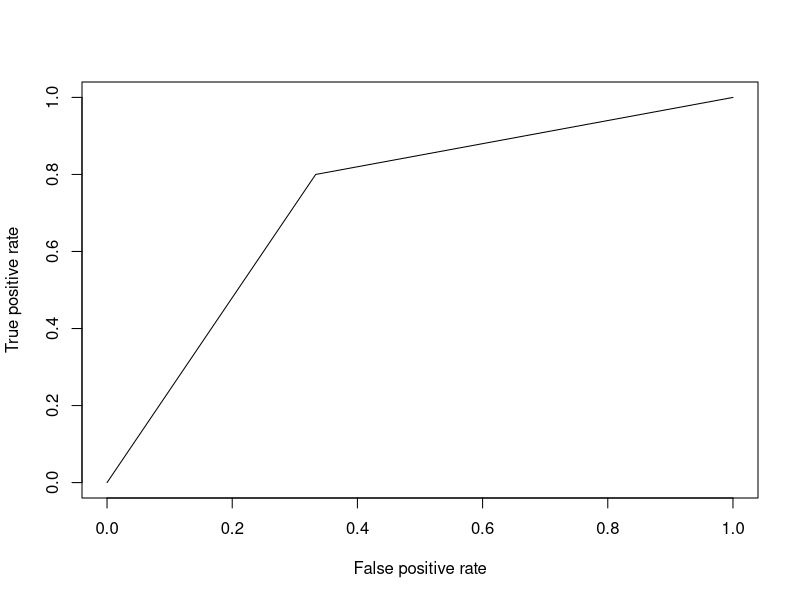
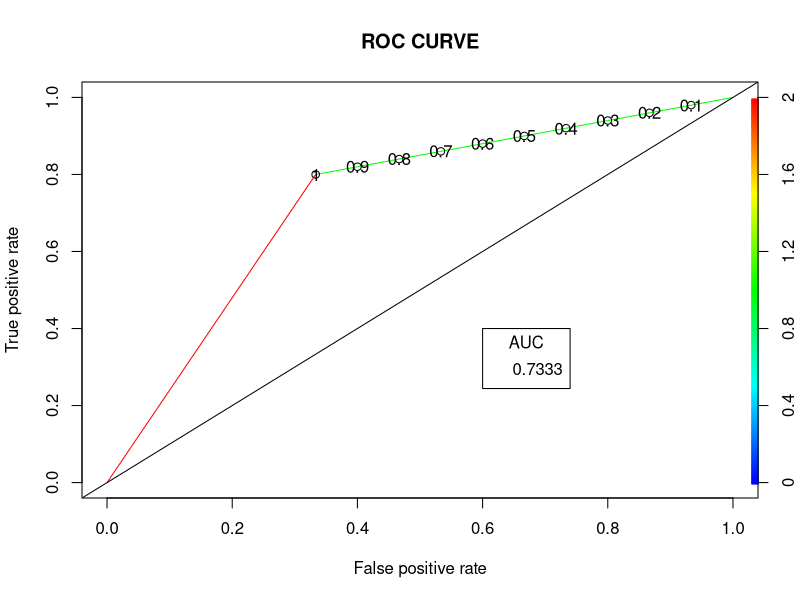

These figures' R source, in order:
#!/usr/bin/env Rscript

# Installing the package
install.packages("dplyr")

# Loading package
library(dplyr)

# Summary of dataset in package
summary(mtcars)

# Installing the package
install.packages("caTools") # For Logistic regression
install.packages("ROCR")	 # For ROC curve to evaluate model

# Loading package
library(caTools)
library(ROCR)

# Splitting dataset
split <- sample.split(mtcars, SplitRatio = 0.8)
split

train_reg <- subset(mtcars, split == "TRUE")
test_reg <- subset(mtcars, split == "FALSE")

# Training model
logistic_model <- glm(vs ~ wt + disp,
                      data = train_reg,
                      family = "binomial")
logistic_model

# Summary
summary(logistic_model)

# Predict test data based on model
predict_reg <- predict(logistic_model,
                       test_reg, type = "response")
predict_reg

# Changing probabilities
predict_reg <- ifelse(predict_reg >0.5, 1, 0)

# Evaluating model accuracy
# using confusion matrix
table(test_reg$vs, predict_reg)

missing_classerr <- mean(predict_reg != test_reg$vs)
print(paste('Accuracy =', 1 - missing_classerr))

# ROC-AUC Curve
ROCPred <- prediction(predict_reg, test_reg$vs)
ROCPer <- performance(ROCPred, measure = "tpr",
                      x.measure = "fpr")

auc <- performance(ROCPred, measure = "auc")
auc <- auc@y.values[[1]]
auc

# Plotting curve
plot(ROCPer)
plot(ROCPer, colorize = TRUE,
     print.cutoffs.at = seq(0.1, by = 0.1),
     main = "ROC CURVE")
abline(a = 0, b = 1)

auc <- round(auc, 4)
legend(.6, .4, auc, title = "AUC", cex = 1)
